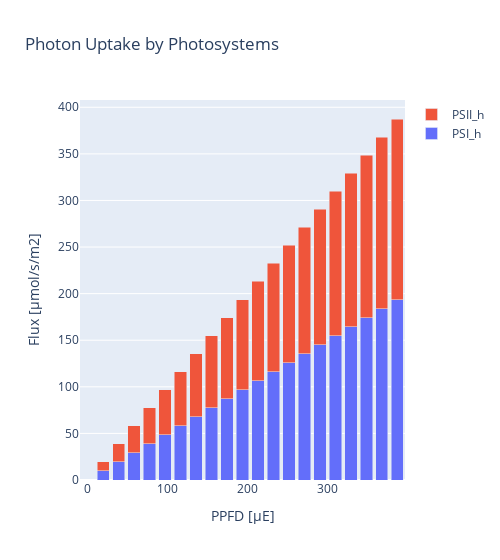

Notebook code for this chart:
### Code cell
L_r = ['PSI_h','PSII_h']
create_bar_plot_met_c3(c3_model, D_fba, L_r, 'hnu_h', 'Photon Uptake by Photosystems', xaxis_title, save_fig = save_fig)

### Figure 1 — Plotly figure (JSON) as saved in the notebook; plotly's stock layout.template omitted (floating-point values rounded to 4 significant figures)
{"data": [{"name": "PSI_h", "type": "bar", "x": [0, 19.37, 38.74, 58.11, 77.48, 96.86, 116.2, 135.6, 155.0, 174.3, 193.7, 213.1, 232.5, 251.8, 271.2, 290.6, 309.9, 329.3, 348.7, 368.1, 387.4], "y": [0, 9.686, 19.37, 29.06, 38.74, 48.43, 58.11, 67.8, 77.48, 87.17, 96.86, 106.5, 116.2, 125.9, 135.6, 145.3, 155.0, 164.7, 174.3, 184.0, 193.7]}, {"name": "PSII_h", "type": "bar", "x": [0, 19.37, 38.74, 58.11, 77.48, 96.86, 116.2, 135.6, 155.0, 174.3, 193.7, 213.1, 232.5, 251.8, 271.2, 290.6, 309.9, 329.3, 348.7, 368.1, 387.4], "y": [0, 9.686, 19.37, 29.06, 38.74, 48.43, 58.11, 67.8, 77.48, 87.17, 96.86, 106.5, 116.2, 125.9, 135.6, 145.3, 155.0, 164.7, 174.3, 184.0, 193.7]}], "layout": {"barmode": "stack", "title": {"text": "Photon Uptake by Photosystems"}, "width": 500, "xaxis": {"title": {"text": "PPFD [µE]"}}, "yaxis": {"title": {"text": "Flux [µmol/s/m2]"}}}}
